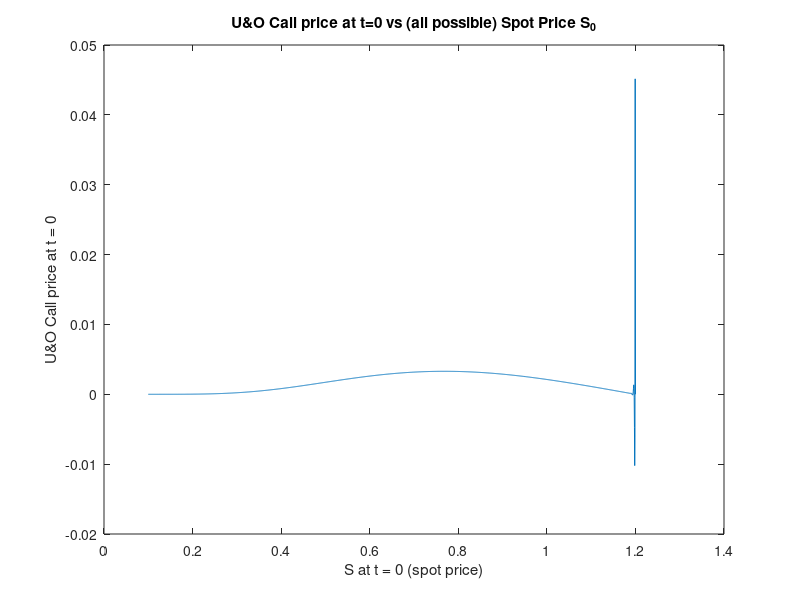

Source code (MATLAB):
%% LECTURE 11 - Theta Method for Up&Out Call - Noé Debrois - 29/10/2024
% Script to price a Up&Out Call Option, under B&S model, using price PDE.
% WARNING : NOT log-price PDE. cf Lecture notes, page 23 PDE.pdf.
% We implement Finite Difference Method using THETA METHOD SCHEME.
%%%%%%%%%%%%%%%%%%%%%%%%%%%%%%%%%%%%%%%%%%%%%%%%%%%%%%%%%%%%%%%%%%%%%%%%%%%
clear; close all;
%
%% 1. Parameters & Grids :
% Model & Option parameters :
S0 = 1; K = 0.95; r = 0.001; sigma = 0.5; T = 1;
U = 1.2; % Barrier.

% Method parameter :
theta = 0.5; 
% 0 : Implicit Euler, 0.5 : Crank-Nicholson, 1 : Explicit Euler

% Space grid :
N = 2000; % Number of points in the space dimension.
%
Smin = 0.1 * S0; % Found by experience : we assume that the spot price has 
% a negligible probability of falling below 10% of S0.
Smax = U; % The upper bound has to be THE BARRIER this time !
%
dS = (Smax - Smin) / N; % Space grid (price grid) step.
S = Smin + (0:N) * dS; % Price grid.

% Time grid :
M = 500;       % Number of points in the time dimension.
dt = T / M;     % Time grid step.
t = (0:M) * dt; % t lives in [0, T], divided in M subintervals : M+1 pts.
%
%% 2. Matrix Construction :
% We write the theta method in matrix form, cf my notebook about PDE.

% WARNING : with the PRICE PDE (contrary to logprice PDE), A, B & C depend
% on i. Hence the following functions to build A, B, C for each S_i :
A = @(S) (1 - theta) * dt * (-r * S / (2 * dS) + sigma^2 * S^2 / (2 * dS^2));
B = @(S) -1 + dt * (1 - theta) * (-sigma^2 * S^2 / (dS^2) - r);
C = @(S) dt * (1 - theta) * (r * S / (2 * dS) + sigma^2 * S^2 / (2 * dS^2));
% cf page 26 of notes PDE.pdf.

Mat = spalloc(N + 1, N + 1, 3 * (N - 1) + 2);
Mat(1, 1) = 1;
for i=2:N
    Mat(i, [i - 1, i, i + 1]) = [A(S(i)) B(S(i)) C(S(i))];
end
Mat(end, end) = 1;

% [Atilde, Btilde, Ctilde] (once again, with PRICE PDE, they depend on i) :
Ah = @(S) -(theta) * dt * (-r * S / (2 * dS) + sigma^2 * S^2 / (2 * dS^2));
Bh = @(S) -1 - dt * (theta) * (-sigma^2 * S^2 / (dS^2) - r);
Ch = @(S) -dt * (theta) * (r * S / (2 * dS) + sigma^2 * S^2 / (2 * dS^2));

Mat_rhs = spalloc(N + 1, N + 1, 3 * (N - 1));
for i=2:N
    Mat_rhs(i, [i - 1, i, i + 1])=[Ah(S(i)) Bh(S(i)) Ch(S(i))];
end
%
%% 3. Backward in time loop :
c = max(S' - K, 0) .* (S' < U) ; % @ Maturity : "v(T, x) = (ST - K)^+ * 1{S < U}". 

rhs = zeros(N + 1, 1); % BCj in my notes.

for j=M:-1:1
    % know c t_j -> compute cnew t_{j-1}
    rhs = Mat_rhs * c;
    rhs(1) = 0;   % BC at tj, for S=Smin -> CALL OPTION.
    rhs(end) = 0; % BC at tj, for S=Smax=U -> Hit the BARRIER.
    c = Mat \ rhs;
end
%
%% Plot "call price at t=0" VS "S at t=0" (for all S in [Smin, Smax]) :
figure
plot(S,c); 
title('U&O Call price at t=0 vs (all possible) Spot Price S_0'); 
xlabel('S at t = 0 (spot price)');
ylabel('U&O Call price at t = 0')
%
%% Compute the price at t = 0 :
price = interp1(S, c, S0, 'spline');

% RMK about apparent instability for Crank-Nicholson scheme (cf p30) :
% Payoff is not continuous so the theory of unconditional stability for 
% CN scheme does not apply. You can solve that by reducing theta. The 
% algorithm becomes more stable as theta decreases to 0.